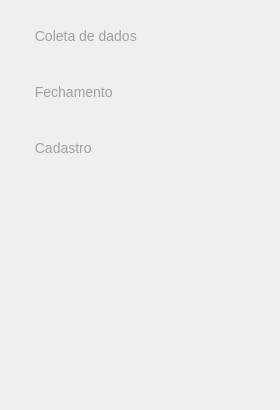
       <widget class="QFrame" name="frame_2">
        <property name="minimumSize">
         <size>
          <width>280</width>
          <height>0</height>
         </size>
        </property>
        <property name="styleSheet">
         <string notr="true"/>
        </property>
        <property name="frameShape">
         <enum>QFrame::NoFrame</enum>
        </property>
        <property name="frameShadow">
         <enum>QFrame::Plain</enum>
        </property>
        <property name="lineWidth">
         <number>0</number>
        </property>
        <layout class="QVBoxLayout" name="verticalLayout_7">
         <item>
          <widget class="QPushButton" name="pushButton_3">
           <property name="minimumSize">
            <size>
             <width>0</width>
             <height>50</height>
            </size>
           </property>
           <property name="cursor">
            <cursorShape>PointingHandCursor</cursorShape>
           </property>
           <property name="styleSheet">
            <string notr="true">/* Estilo geral do botão */
QPushButton {
    background-color: transparent;
    color: #a0a0a0;
    padding: 10px 20px;
    border: none;
    text-align: left;
    font-size: 14px;
    border-radius: 8px;
}

/* Ícone alinhado à esquerda com texto */
QPushButton::icon {
    padding-right: 25px;
}

/* Botão ao passar o mouse */
QPushButton:hover {
    background-color: #242A35;
    color: #ffffff;
}

/* Botão selecionado (ativo) */
QPushButton:checked {
    background-color: rgba(45, 45, 45, 0.7); /* também transparente */
    color: #ffffff;
    font-weight: bold;
}


</string>
           </property>
           <property name="text">
            <string> Coleta de dados</string>
           </property>
           <property name="icon">
            <iconset>
             <normaloff>icons/pasta-aberta.png</normaloff>icons/pasta-aberta.png</iconset>
           </property>
          </widget>
         </item>
         <item>
          <widget class="QPushButton" name="pushButton_4">
           <property name="minimumSize">
            <size>
             <width>0</width>
             <height>50</height>
            </size>
           </property>
           <property name="cursor">
            <cursorShape>PointingHandCursor</cursorShape>
           </property>
           <property name="styleSheet">
            <string notr="true">/* Estilo geral do botão */
QPushButton {
    background-color: transparent;
    color: #a0a0a0;
    padding: 10px 20px;
    border: none;
    text-align: left;
    font-size: 14px;
    border-radius: 8px;
}

/* Ícone alinhado à esquerda com texto */
QPushButton::icon {
    padding-right: 25px;
}

/* Botão ao passar o mouse */
QPushButton:hover {
    background-color: #242A35;
    color: #ffffff;
}

/* Botão selecionado (ativo) */
QPushButton:checked {
    background-color: rgba(45, 45, 45, 0.7); /* também transparente */
    color: #ffffff;
    font-weight: bold;
}


</string>
           </property>
           <property name="text">
            <string> Fechamento</string>
           </property>
           <property name="icon">
            <iconset>
             <normaloff>icons/pasta-aberta.png</normaloff>icons/pasta-aberta.png</iconset>
           </property>
          </widget>
         </item>
         <item>
          <widget class="QPushButton" name="pushButton_5">
           <property name="minimumSize">
            <size>
             <width>0</width>
             <height>50</height>
            </size>
           </property>
           <property name="cursor">
            <cursorShape>PointingHandCursor</cursorShape>
           </property>
           <property name="styleSheet">
            <string notr="true">/* Estilo geral do botão */
QPushButton {
    background-color: transparent;
    color: #a0a0a0;
    padding: 10px 20px;
    border: none;
    text-align: left;
    font-size: 14px;
    border-radius: 8px;
}

/* Ícone alinhado à esquerda com texto */
QPushButton::icon {
    padding-right: 25px;
}

/* Botão ao passar o mouse */
QPushButton:hover {
    background-color: #242A35;
    color: #ffffff;
}

/* Botão selecionado (ativo) */
QPushButton:checked {
    background-color: rgba(45, 45, 45, 0.7); /* também transparente */
    color: #ffffff;
    font-weight: bold;
}


</string>
           </property>
           <property name="text">
            <string> Cadastro</string>
           </property>
           <property name="icon">
            <iconset>
             <normaloff>icons/user.png</normaloff>icons/user.png</iconset>
           </property>
          </widget>
         </item>
         <item>
          <spacer name="verticalSpacer">
           <property name="orientation">
            <enum>Qt::Vertical</enum>
           </property>
           <property name="sizeType">
            <enum>QSizePolicy::Fixed</enum>
           </property>
           <property name="sizeHint" stdset="0">
            <size>
             <width>20</width>
             <height>200</height>
            </size>
           </property>
          </spacer>
         </item>
         <item>
          <widget class="QLabel" name="label_7">
           <property name="minimumSize">
            <size>
             <width>0</width>
             <height>20</height>
            </size>
           </property>
           <property name="maximumSize">
            <size>
             <width>16777215</width>
             <height>25</height>
            </size>
           </property>
           <property name="styleSheet">
            <string notr="true">QLabel {
    color: white;
    font-size: 13px;
}</string>
           </property>
           <property name="text">
            <string/>
           </property>
          </widget>
         </item>
        </layout>
       </widget>
